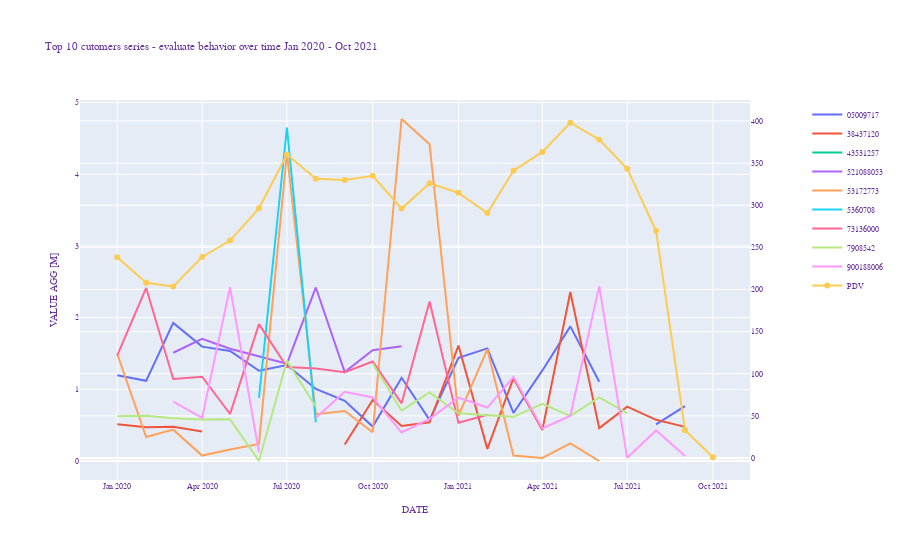

The notebook cell this image was saved under:
### Code cell
seriesCustomerPT = pd.pivot_table(seriesCustomer, values='value', index=['yearMonth'],columns='customerID', aggfunc=np.sum)
pdvSeriesPT = pd.pivot_table(pdvSeries, values='value', index=['yearMonth'],columns='customerID', aggfunc=np.sum)


fig = go.Figure()
fig = make_subplots(specs=[[{"secondary_y": True}]])

for col in seriesCustomerPT.columns:
    fig.add_trace(go.Scatter(
        x=seriesCustomerPT.index, 
        y=seriesCustomerPT[col].values,
        name = col),
    secondary_y=False)

fig.add_trace(go.Scatter(
    x=pdvSeriesPT.index, 
    y=pdvSeriesPT['PDV'].values,
    name="PDV",
    mode='lines+markers'),
secondary_y=True)
    
fig.update_layout(
    title        = "Top 10 cutomers series - evaluate behavior over time Jan 2020 - Oct 2021",
    xaxis_title  = "DATE",
    yaxis_title  = "VALUE AGG [M]",
    font=dict(
        family="Courier New, monospace",
        size=8,
        color="RebeccaPurple"
    )
)


fig.show()

#PDV customerID explain the peak in value added for Jul 2021
#Is representing the exact same behavior than the total value
#so it is feasible to think that is the most important talking
#point.

#Other customers (retail customer I assume) can not to be considered
#as big contributors to the tendencies but all of them could be 
#traced with ticketNumber to see the most valuable products for this
#stakeholders group.

### Figure 1 — Plotly figure (JSON) as saved in the notebook; plotly's stock layout.template omitted (floating-point values rounded to 4 significant figures)
{"data": [{"name": "05009717", "type": "scatter", "x": ["2020-01", "2020-02", "2020-03", "2020-04", "2020-05", "2020-06", "2020-07", "2020-08", "2020-09", "2020-10", "2020-11", "2020-12", "2021-01", "2021-02", "2021-03", "2021-04", "2021-05", "2021-06", "2021-07", "2021-08", "2021-09"], "xaxis": "x", "y": [1.197, 1.119, 1.926, 1.595, 1.534, 1.259, 1.338, 1.005, 0.8397, 0.48, 1.16, 0.5734, 1.439, 1.571, 0.67, 1.263, 1.878, 1.105, null, 0.5108, 0.7657], "yaxis": "y"}, {"name": "38437120", "type": "scatter", "x": ["2020-01", "2020-02", "2020-03", "2020-04", "2020-05", "2020-06", "2020-07", "2020-08", "2020-09", "2020-10", "2020-11", "2020-12", "2021-01", "2021-02", "2021-03", "2021-04", "2021-05", "2021-06", "2021-07", "2021-08", "2021-09"], "xaxis": "x", "y": [0.512, 0.4697, 0.477, 0.4113, null, null, 0.2129, null, 0.23, 0.852, 0.4885, 0.5402, 1.611, 0.1691, 1.155, 0.433, 2.357, 0.4583, 0.7588, 0.5742, 0.476], "yaxis": "y"}, {"name": "43531257", "type": "scatter", "x": ["2020-01", "2020-02", "2020-03", "2020-04", "2020-05", "2020-06", "2020-07", "2020-08", "2020-09", "2020-10", "2020-11", "2020-12", "2021-01", "2021-02", "2021-03", "2021-04", "2021-05", "2021-06", "2021-07", "2021-08", "2021-09"], "xaxis": "x", "y": [null, null, null, null, null, 3.188, null, null, 3.188, null, null, 3.188, null, 0.0205, null, 3.952, null, null, null, null, null], "yaxis": "y"}, {"name": "521088053", "type": "scatter", "x": ["2020-01", "2020-02", "2020-03", "2020-04", "2020-05", "2020-06", "2020-07", "2020-08", "2020-09", "2020-10", "2020-11", "2020-12", "2021-01", "2021-02", "2021-03", "2021-04", "2021-05", "2021-06", "2021-07", "2021-08", "2021-09"], "xaxis": "x", "y": [1.608, null, 1.51, 1.704, 1.567, 1.461, 1.357, 2.421, 1.24, 1.545, 1.601, null, 0.5977, null, null, null, null, null, null, null, null], "yaxis": "y"}, {"name": "53172773", "type": "scatter", "x": ["2020-01", "2020-02", "2020-03", "2020-04", "2020-05", "2020-06", "2020-07", "2020-08", "2020-09", "2020-10", "2020-11", "2020-12", "2021-01", "2021-02", "2021-03", "2021-04", "2021-05", "2021-06", "2021-07", "2021-08", "2021-09"], "xaxis": "x", "y": [1.493, 0.334, 0.4373, 0.0753, 0.1603, 0.238, 4.299, 0.6524, 0.6979, 0.4011, 4.77, 4.418, 0.6321, 1.558, 0.07514, 0.04268, 0.2471, 0, null, null, null], "yaxis": "y"}, {"name": "5360708", "type": "scatter", "x": ["2020-01", "2020-02", "2020-03", "2020-04", "2020-05", "2020-06", "2020-07", "2020-08", "2020-09", "2020-10", "2020-11", "2020-12", "2021-01", "2021-02", "2021-03", "2021-04", "2021-05", "2021-06", "2021-07", "2021-08", "2021-09"], "xaxis": "x", "y": [null, 0.569, null, 1.821, null, 0.881, 4.651, 0.5406, null, null, null, null, 0.8854, null, 2.567, null, null, 1.89, null, 0.07613, null], "yaxis": "y"}, {"name": "73136000", "type": "scatter", "x": ["2020-01", "2020-02", "2020-03", "2020-04", "2020-05", "2020-06", "2020-07", "2020-08", "2020-09", "2020-10", "2020-11", "2020-12", "2021-01", "2021-02", "2021-03", "2021-04", "2021-05", "2021-06", "2021-07", "2021-08", "2021-09"], "xaxis": "x", "y": [1.473, 2.414, 1.145, 1.176, 0.6557, 1.909, 1.312, 1.291, 1.237, 1.388, 0.8043, 2.225, 0.5334, 0.6444, null, null, null, null, 0.09065, null, null], "yaxis": "y"}, {"name": "7908542", "type": "scatter", "x": ["2020-01", "2020-02", "2020-03", "2020-04", "2020-05", "2020-06", "2020-07", "2020-08", "2020-09", "2020-10", "2020-11", "2020-12", "2021-01", "2021-02", "2021-03", "2021-04", "2021-05", "2021-06", "2021-07", "2021-08", "2021-09"], "xaxis": "x", "y": [0.6225, 0.6315, 0.5948, 0.5772, 0.5812, 0, 1.4, 0.7577, null, 1.359, 0.7016, 0.9576, 0.6656, 0.6366, 0.6157, 0.797, 0.6303, 0.8864, 0.6693, null, null], "yaxis": "y"}, {"name": "900188006", "type": "scatter", "x": ["2020-01", "2020-02", "2020-03", "2020-04", "2020-05", "2020-06", "2020-07", "2020-08", "2020-09", "2020-10", "2020-11", "2020-12", "2021-01", "2021-02", "2021-03", "2021-04", "2021-05", "2021-06", "2021-07", "2021-08", "2021-09"], "xaxis": "x", "y": [null, null, 0.8273, 0.6027, 2.425, 0.1212, null, 0.6034, 0.9649, 0.8866, 0.3973, 0.5884, 0.8848, 0.7459, 1.173, 0.4544, 0.6313, 2.439, 0.04448, 0.426, 0.06914], "yaxis": "y"}, {"mode": "lines+markers", "name": "PDV", "type": "scatter", "x": ["2020-01", "2020-02", "2020-03", "2020-04", "2020-05", "2020-06", "2020-07", "2020-08", "2020-09", "2020-10", "2020-11", "2020-12", "2021-01", "2021-02", "2021-03", "2021-04", "2021-05", "2021-06", "2021-07", "2021-08", "2021-09", "2021-10"], "xaxis": "x", "y": [238.3, 208.1, 203.6, 238.6, 258.1, 296.3, 360.0, 331.5, 330.0, 335.0, 296.0, 325.9, 314.7, 290.7, 340.8, 363.2, 397.8, 377.8, 343.2, 269.6, 32.99, 0.9413], "yaxis": "y2"}], "layout": {"font": {"color": "RebeccaPurple", "family": "Courier New, monospace", "size": 8}, "title": {"text": "Top 10 cutomers series - evaluate behavior over time Jan 2020 - Oct 2021"}, "xaxis": {"anchor": "y", "domain": [0, 0.94], "title": {"text": "DATE"}}, "yaxis": {"anchor": "x", "domain": [0, 1], "title": {"text": "VALUE AGG [M]"}}, "yaxis2": {"anchor": "x", "overlaying": "y", "side": "right"}}}
